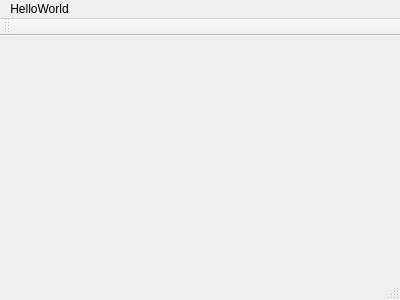
<?xml version="1.0" encoding="UTF-8"?>
<ui version="4.0">
 <class>MainWindow</class>
 <widget class="QMainWindow" name="MainWindow">
  <property name="geometry">
   <rect>
    <x>0</x>
    <y>0</y>
    <width>400</width>
    <height>300</height>
   </rect>
  </property>
  <property name="windowTitle">
   <string>MainWindow</string>
  </property>
  <widget class="QWidget" name="centralWidget"/>
  <widget class="QMenuBar" name="menuBar">
   <property name="geometry">
    <rect>
     <x>0</x>
     <y>0</y>
     <width>400</width>
     <height>22</height>
    </rect>
   </property>
   <widget class="QMenu" name="menuHelloWorld">
    <property name="title">
     <string>HelloWorld</string>
    </property>
   </widget>
   <addaction name="menuHelloWorld"/>
  </widget>
  <widget class="QToolBar" name="mainToolBar">
   <attribute name="toolBarArea">
    <enum>TopToolBarArea</enum>
   </attribute>
   <attribute name="toolBarBreak">
    <bool>false</bool>
   </attribute>
  </widget>
  <widget class="QStatusBar" name="statusBar"/>
 </widget>
 <layoutdefault spacing="6" margin="11"/>
 <resources/>
 <connections/>
</ui>
